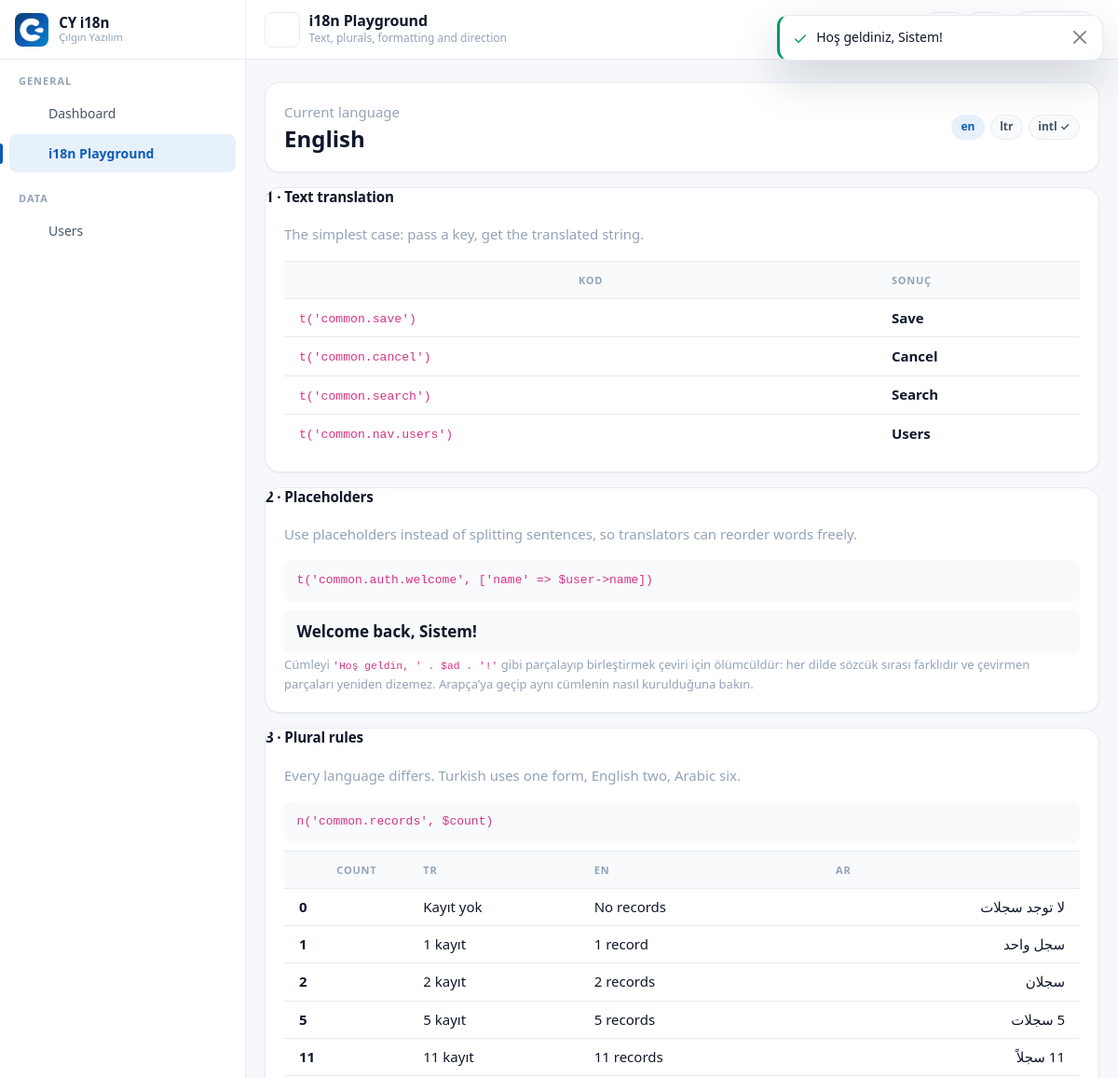
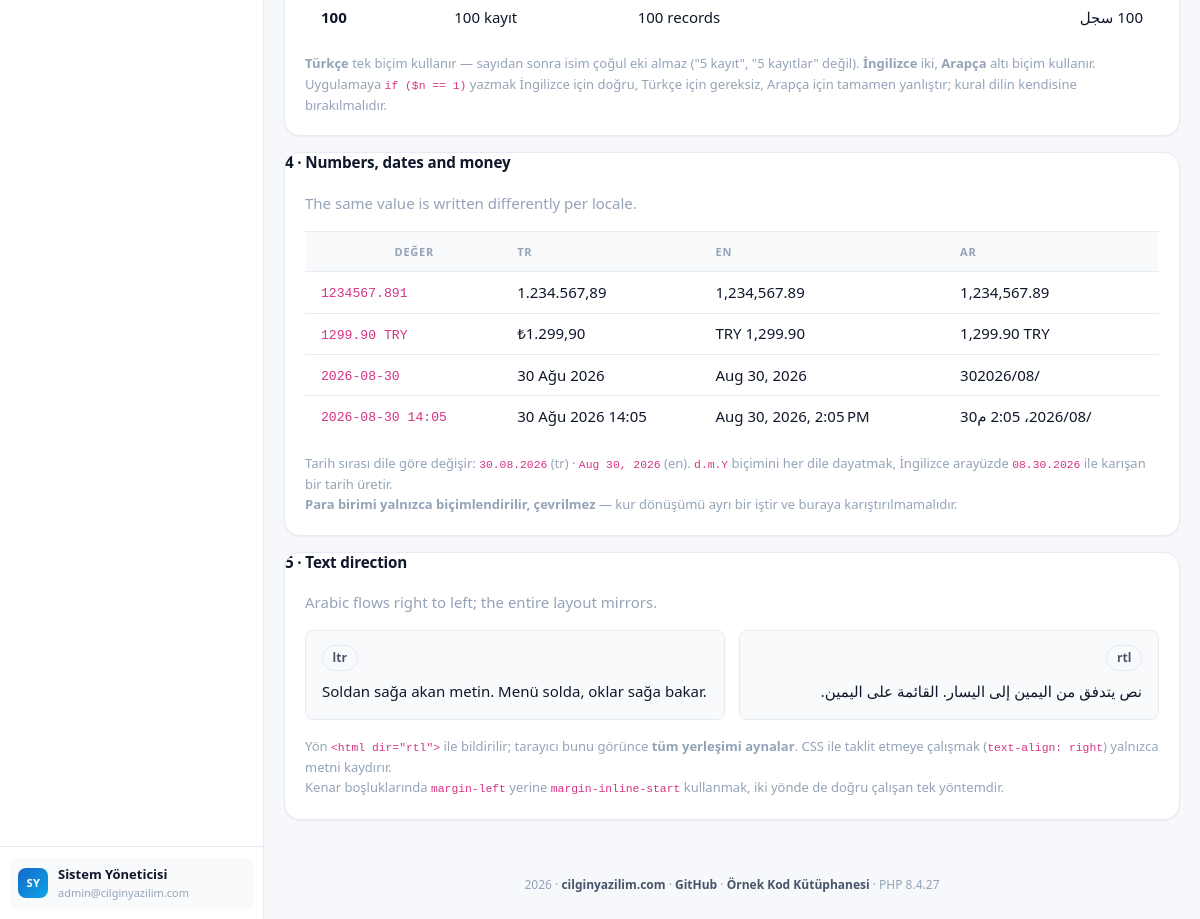
Page /i18n?lang=en (signed in) on the committed database (2 pictures, top to bottom).
### tables this page shows
CREATE TABLE `users` (
  `id`            INT UNSIGNED NOT NULL AUTO_INCREMENT,

  `name`          VARCHAR(150) NOT NULL,
  `surname`       VARCHAR(150) NOT NULL,

   
   
  `email`         VARCHAR(190) NOT NULL,

   
   
   
  `password`      VARCHAR(255) NOT NULL,

   
  `is_active`     TINYINT(1)   NOT NULL DEFAULT 1,

   
   
  `theme`         ENUM('light','dark') NOT NULL DEFAULT 'light',

  `last_login_at` DATETIME     NULL DEFAULT NULL,
  `created_at`    TIMESTAMP    NOT NULL DEFAULT CURRENT_TIMESTAMP,
  `updated_at`    TIMESTAMP    NULL DEFAULT NULL,

  PRIMARY KEY (`id`),

   
   
   
  UNIQUE KEY `uk_users_email` (`email`),

   
   
   
  KEY `idx_users_name`    (`name`),
  KEY `idx_users_surname` (`surname`),
  KEY `idx_users_active`  (`is_active`),
  KEY `idx_users_created` (`created_at`)
);

### views/i18n/index.php (the view, shortened to what the rows shown need)
<?php
$current = Translator::locale();
?>
<div class="cy-card">
    <div class="cy-card__body cy-i18n-current">
        <div>
            <h2 class="cy-i18n-current__name" dir="<?= e(Translator::direction()) ?>">
                <?= e(Translator::LOCALES[$current]['native']) ?>
            </h2>
        </div>
    </div>
</div>
<div class="cy-card mt-3">
    <div class="cy-card__head">
        <h2 class="cy-section-title">1 · <?= te('common.demo.text') ?></h2>
    </div>
    <div class="cy-card__body">
        <div class="cy-table-wrap">
            <table class="table cy-table w-100 cy-i18n-table">
                <thead>
                    <tr>
                        <th scope="col">Kod</th>
                        <th scope="col">Sonuç</th>
                    </tr>
                </thead>
            </table>
        </div>
    </div>
</div>
<div class="cy-card mt-3">
    <div class="cy-card__head">
        <h2 class="cy-section-title">2 · <?= te('common.demo.placeholder') ?></h2>
    </div>
    <div class="cy-card__body">
        <p class="cy-muted"><?= te('common.demo.placeholder_lead') ?></p>
        <code class="cy-code">t('common.auth.welcome', ['name' => $user->name])</code>
        <p class="cy-i18n-result mt-2" dir="<?= e(Translator::direction()) ?>">
            <?= te('common.auth.welcome', ['name' => $currentUser?->name ?? 'Evren']) ?>
        </p>
        <p class="cy-muted mb-0" style="font-size:.8125rem">
            Cümleyi <code>'Hoş geldin, ' . $ad . '!'</code> gibi parçalayıp birleştirmek
            çeviri için ölümcüldür: her dilde sözcük sırası farklıdır ve çevirmen
            parçaları yeniden dizemez. Arapça’ya geçip aynı cümlenin nasıl kurulduğuna bakın.
        </p>
    </div>
</div>
<div class="cy-card mt-3">
    <div class="cy-card__head">
        <h2 class="cy-section-title">3 · <?= te('common.demo.plural') ?></h2>
    </div>
    <div class="cy-card__body">
        <div class="cy-table-wrap mt-2">
            <table class="table cy-table w-100 cy-i18n-table">
                <thead>
                    <tr>
                        <th scope="col">count</th>
                        <?php foreach (Translator::LOCALES as $code => $meta): ?>
                            <th scope="col"><?= e($meta['flag']) ?></th>
                        <?php endforeach; ?>
                    </tr>
                </thead>
            </table>
        </div>
    </div>
</div>
<div class="cy-card mt-3">
    <div class="cy-card__head">
        <h2 class="cy-section-title">4 · <?= te('common.demo.format') ?></h2>
    </div>
    <div class="cy-card__body">
        <div class="cy-table-wrap">
            <table class="table cy-table w-100 cy-i18n-table">
                <thead>
                    <tr>
                        <th scope="col">Değer</th>
                        <?php foreach (Translator::LOCALES as $code => $meta): ?>
                            <th scope="col"><?= e($meta['flag']) ?></th>
                        <?php endforeach; ?>
                    </tr>
                </thead>
            </table>
        </div>
    </div>
</div>
<div class="cy-card mt-3">
    <div class="cy-card__head">
        <h2 class="cy-section-title">5 · <?= te('common.demo.direction') ?></h2>
    </div>
</div>

### views/partials/sidebar.php (shortened to what the rows shown need)
<?php
$user = $currentUser ?? null;
?>
<aside class="cy-sidebar" id="cy_sidebar" aria-label="Ana gezinme">
    <?php if ($user !== null): ?>
        <div class="cy-sidebar__footer">
            <div class="cy-side-user">
                <span class="cy-avatar cy-avatar--sm cy-avatar--initial"><?= e($user->initials()) ?></span>
                <span class="cy-side-user__info">
                    <span class="cy-side-user__name"><?= e($user->fullName()) ?></span>
                    <span class="cy-side-user__role"><?= e($user->email) ?></span>
                </span>
            </div>
        </div>
    <?php endif; ?>
</aside>

### rows in the picture
users: $user->initials() "SY", $user->fullName() "Sistem Yöneticisi", email "admin@cilginyazilim.com", name "Welcome back, Sistem!"

### other values in the picture
$appName "CY i18n"
$appBrand "Çılgın Yazılım"
te($group['label']) "GENERAL"
te($item['label']) "Dashboard"
te($item['label']) "i18n Playground"
te($group['label']) "DATA"
te($item['label']) "Users"
$pageTitle "i18n Playground"
$pageSubtitle "Text, plurals, formatting and direction"
te('common.demo.current') "Current language"
Translator::LOCALES[$current]['native'] "English"
$current "en"
Translator::direction() "ltr"
te('common.demo.text') "Text translation"
te('common.demo.text_lead') "The simplest case: pass a key, get the translated string."
